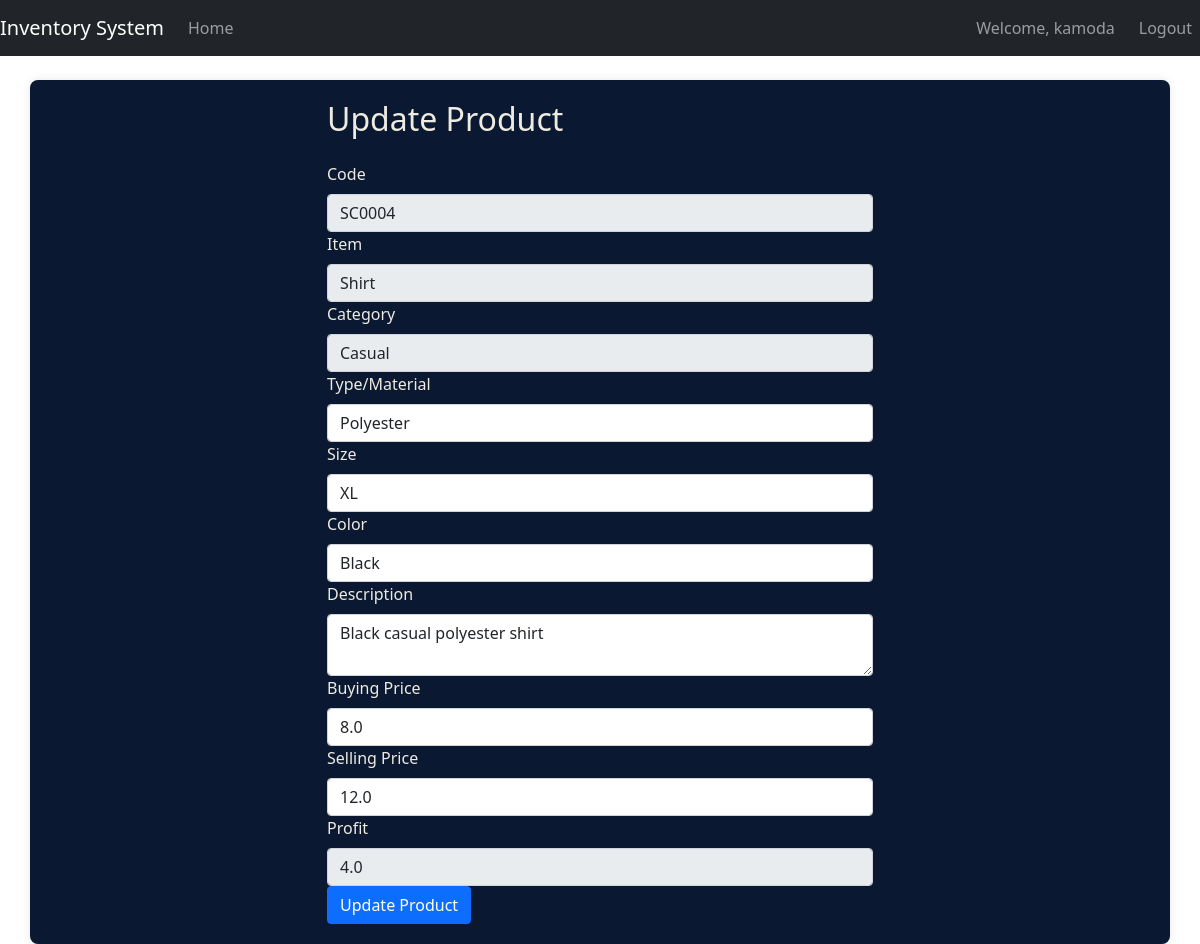
The page /update_product/SC0004 (signed in) on the database its author committed.
### STORE/models.py (models this page shows, shortened)
class User(UserMixin, db.Model):
    id = db.Column(db.Integer, primary_key=True)
    username = db.Column(db.String(64), index=True, unique=True, nullable=False)
    email = db.Column(db.String(120), index=True, unique=True, nullable=False)
    password_hash = db.Column(db.String(128), nullable=False)

class Product(db.Model):
    code = db.Column(db.String(20), primary_key=True, unique=True, nullable=False, index=False)
    item = db.Column(db.String(100), nullable=False)
    category = db.Column(db.String(100), nullable=True)  # Add category field
    type_material = db.Column(db.String(100), nullable=False)
    size = db.Column(db.String(20), nullable=False)
    color = db.Column(db.String(50), nullable=False)
    description = db.Column(db.Text, nullable=False)
    buying_price = db.Column(db.Float, nullable=False)
    selling_price = db.Column(db.Float, nullable=False)
    profit = db.Column(db.Float, nullable=False, default=0)
    quantity = db.Column(db.Integer, nullable=False, default=1)
    sales = relationship('Sale', backref='product', lazy=True)

### STORE/routes.py (the view)
@app.route('/update_product/<string:code>', methods=['GET', 'POST'])
@login_required
def update_product(code):
    product = Product.query.filter_by(code=code).first_or_404()
    form = ProductForm(obj=product)
    if form.validate_on_submit():
        form.populate_obj(product)
        product.profit = product.calculate_profit()
        db.session.commit()
        flash('Product updated successfully!', 'success')
        return redirect(url_for('index'))
    return render_template('update_product.html', form=form, product=product)

### STORE/forms.py
class ProductForm(FlaskForm):
    code = StringField('Code', validators=[DataRequired()])
    item = StringField('Item', render_kw={'readonly': True})
    category = StringField('Category', render_kw={'readonly': True})
    type_material = StringField('Type/Material', validators=[DataRequired()])
    size = StringField('Size', validators=[DataRequired()])
    color = StringField('Color', validators=[DataRequired()])
    description = TextAreaField('Description', validators=[DataRequired()])
    buying_price = FloatField('Buying Price', validators=[DataRequired(), NumberRange(min=0)])
    selling_price = FloatField('Selling Price', validators=[DataRequired(), NumberRange(min=0)])
    profit = FloatField('Profit', validators=[DataRequired(), NumberRange(min=0)])
    submit = SubmitField('Submit')

### STORE/__init__.py (called while the page is built)
@login_manager.user_loader
def load_user(user_id):
    return User.query.get(int(user_id))

### STORE/templates/update_product.html (shortened to what this page needs)
{% extends "base.html" %}
{% block content %}
    <div class="row justify-content-center">
        <div class="col-md-6">
            <h2 class="mb-4">Update Product</h2>
            <form method="POST" action="{{ url_for('update_product', code=product.code) }}">
                <div class="form-group">
                    {{ form.code.label(class="form-label") }}
                    {{ form.code(class="form-control", id="codeInput", readonly=true) }}
                </div>
                <div class="form-group">
                    {{ form.item.label(class="form-label") }}
                    {{ form.item(class="form-control", id="itemInput") }}
                </div>
                <div class="form-group">
                    {{ form.category.label(class="form-label") }}
                    {{ form.category(class="form-control", id="categoryInput") }}
                </div>
                <div class="form-group">
                    {{ form.type_material.label(class="form-label") }}
                    {{ form.type_material(class="form-control") }}
                </div>
                <div class="form-group">
                    {{ form.size.label(class="form-label") }}
                    {{ form.size(class="form-control") }}
                </div>
                <div class="form-group">
                    {{ form.color.label(class="form-label") }}
                    {{ form.color(class="form-control") }}
                </div>
                <div class="form-group">
                    {{ form.description.label(class="form-label") }}
                    {{ form.description(class="form-control") }}
                </div>
                <div class="form-group">
                    {{ form.buying_price.label(class="form-label") }}
                    {{ form.buying_price(class="form-control", id="buyingPriceInput") }}
                </div>
                <div class="form-group">
                    {{ form.selling_price.label(class="form-label") }}
                    {{ form.selling_price(class="form-control", id="sellingPriceInput") }}
                </div>
                <div class="form-group">
                    {{ form.profit.label(class="form-label") }}
                    {{ form.profit(class="form-control", id="profitInput", readonly=true) }}
                </div>
                <button type="submit" class="btn btn-primary">Update Product</button>
            </form>
        </div>
    </div>
{% endblock %}

### STORE/templates/base.html (shortened to what this page needs)
<!DOCTYPE html>
<html lang="en">
<head>
    <link rel="stylesheet" type="text/css" href="{{ url_for('static', filename='css/theme.css') }}">
    <link href="https://cdn.jsdelivr.net/npm/bootstrap@5.0.2/dist/css/bootstrap.min.css" rel="stylesheet">
</head>
<body>
    <nav class="navbar navbar-expand-lg navbar-dark bg-dark">
        <a class="navbar-brand" href="{{ url_for('index') }}">Inventory System</a>
        <div class="collapse navbar-collapse" id="navbarNav">
            <ul class="navbar-nav">
                {% if request.path != '/' and request.path != '/login' and request.path != '/register' %}
                <li class="nav-item">
                    <a class="nav-link" href="{{ url_for('index') }}">Home</a>
                </li>
                {% endif %}
            </ul>
        </div>
        <div class="navbar-nav ml-auto">
            {% if current_user.is_authenticated %}
                {% if request.path != '/' %}
                    <span class="navbar-text me-3">Welcome, {{ current_user.username }}</span>
                    <a href="{{ url_for('logout') }}" class="nav-item nav-link">Logout</a>
                {% endif %}
            {% else %}
                {% if request.path != '/' and request.path != '/login' and request.path != '/register' %}
                    <a href="{{ url_for('login') }}" class="nav-item nav-link">Login</a>
                {% endif %}
            {% endif %}
        </div>
    </nav>
    <div class="container mt-4">
        {% block content %}
        {% endblock %}
    </div>
</body>
</html>

### STORE/static/css/theme.css (style rules this page uses)
body { font-family: 'Arial', sans-serif; background-color: #FFC300; color: #1a3b70; margin: 0; padding: 0; height: 100vh; }
a { color: #0A1931; }
.container { background-color: #0A1931; color: #eeebe0; padding: 20px; border-radius: 8px; box-shadow: 0 0 10px rgba(0, 0, 0, 0.1); margin: 20px auto; max-width: 1000px; }
.btn-primary { background-color: #0A1931; color: #FFC300; border: none; padding: 10px 20px; border-radius: 4px; }

### rows shown on the page
User: username "kamoda"
Product: code "SC0004", item "Shirt", category "Casual", type_material "Polyester", size "XL", color "Black", description "Black casual polyester shirt", buying_price "8.0", selling_price "12.0", profit "4.0"
